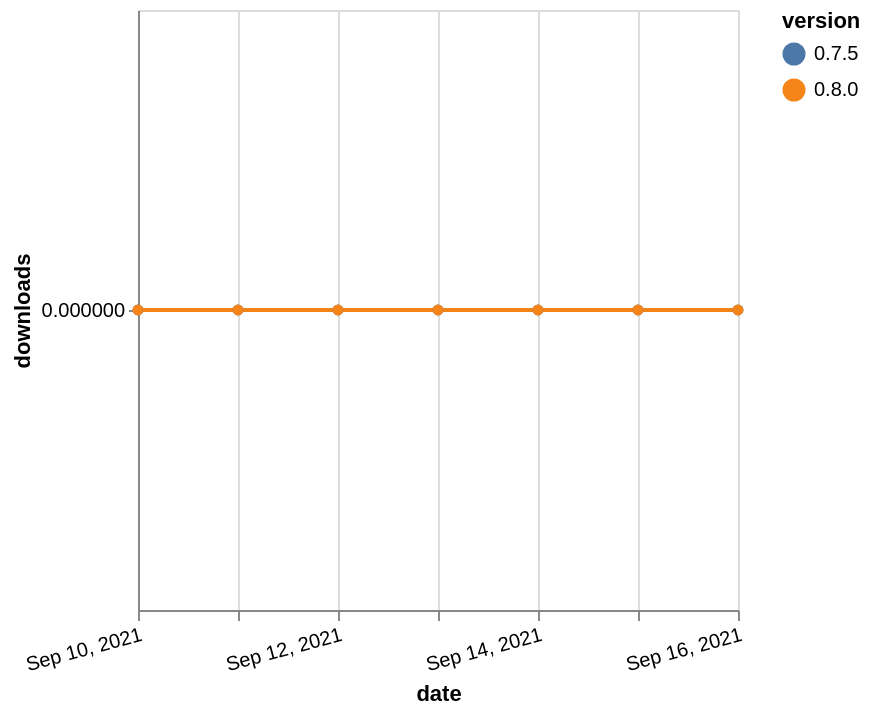

Write the Vega-Lite specification saved for this chart.
### Vega-Lite specification from a JSON file in a GitHub repository (floating-point values rounded to 4 significant figures)
{"$schema": "https://vega.github.io/schema/vega-lite/v5.json", "description": "A simple bar chart with embedded data.", "data": {"values": [{"date": "2021-09-10", "total": 10, "delta": 0, "version": "0.7.5"}, {"date": "2021-09-11", "total": 11, "delta": 0, "version": "0.7.5"}, {"date": "2021-09-12", "total": 13, "delta": 0, "version": "0.7.5"}, {"date": "2021-09-13", "total": 14, "delta": 0, "version": "0.7.5"}, {"date": "2021-09-14", "total": 16, "delta": 0, "version": "0.7.5"}, {"date": "2021-09-15", "total": 17, "delta": 0, "version": "0.7.5"}, {"date": "2021-09-16", "total": 18, "delta": 0, "version": "0.7.5"}, {"date": "2021-09-10", "total": 5, "delta": 0, "version": "0.8.0"}, {"date": "2021-09-11", "total": 12, "delta": 0, "version": "0.8.0"}, {"date": "2021-09-12", "total": 16, "delta": 0, "version": "0.8.0"}, {"date": "2021-09-13", "total": 18, "delta": 0, "version": "0.8.0"}, {"date": "2021-09-14", "total": 20, "delta": 0, "version": "0.8.0"}, {"date": "2021-09-15", "total": 22, "delta": 0, "version": "0.8.0"}, {"date": "2021-09-16", "total": 23, "delta": 0, "version": "0.8.0"}]}, "width": "container", "mark": {"type": "line", "point": {"filled": true}}, "encoding": {"x": {"field": "date", "type": "temporal", "timeUnit": "yearmonthdate", "title": "date", "axis": {"labelAngle": -15}}, "y": {"field": "delta", "type": "quantitative", "title": "downloads"}, "color": {"field": "version", "type": "nominal"}, "tooltip": {"field": "delta"}}}
